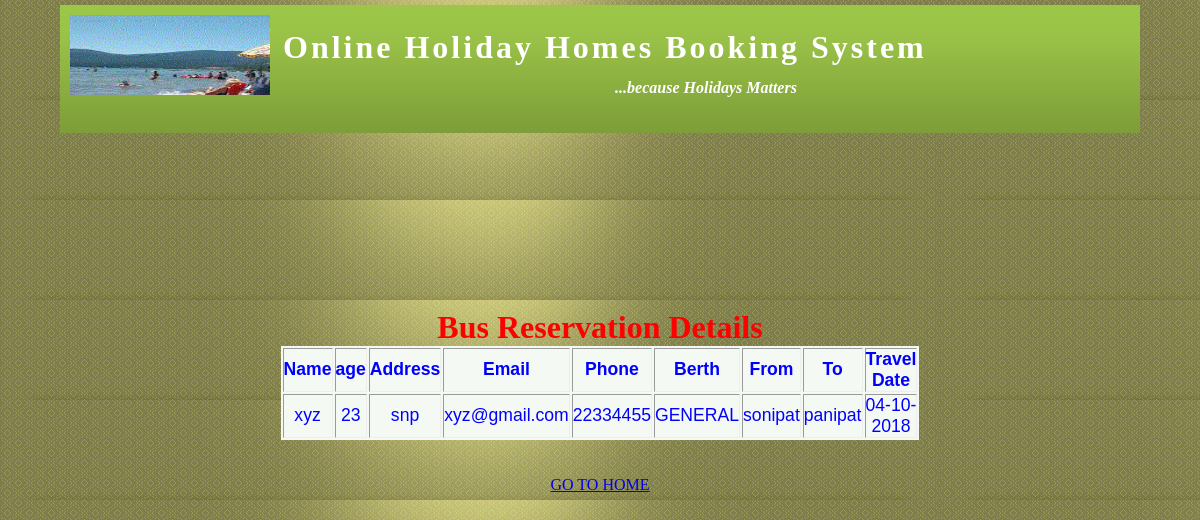
The page /bus2.php on the database its author committed.
### tables this page shows
CREATE TABLE `bus` (
  `name` varchar(20) DEFAULT NULL,
  `age` varchar(2) DEFAULT NULL,
  `address` varchar(25) DEFAULT NULL,
  `email` varchar(20) DEFAULT NULL,
  `telephone` varchar(10) DEFAULT NULL,
  `berth` varchar(15) DEFAULT NULL,
  `from1` varchar(10) DEFAULT NULL,
  `to1` varchar(10) DEFAULT NULL,
  `tdate` varchar(12) DEFAULT NULL
);

### bus2.php (the view, shortened to what this page needs)
<html>
<head>
<link rel="stylesheet" type="text/css" href="oes.css"/>
</head>
<body text = "blue" background="project_img/myholidays.jpg">
<basefont size="5">
<div id="container">
                <div class="header">
                <img style="margin:10px 2px 2px 10px;float:left;" height="80" width="200" src="images/logo1.gif" alt="OES"/><h3 class="headtext"> &nbsp;Online Holiday Homes Booking System </h3><h4 style="color:#ffffff;text-align:center;margin:0 0 5px 5px;"><i>...because Holidays Matters</i></h4>
            </div>
<pre>
</pre>
<center>
<h1> <font color="red"> Bus Reservation Details</font> </h1>
<table border = "1" width ="50%" >
<tr>
<th>Name</th>
<th>age</th>
<th>Address</th>
<th>Email</th>
<th>Phone</th>
<th>Berth</th>
<th>From</th>
<th>To</th>
<th>Travel Date</th>
</tr>
<?php
include('db_login.php');
$con = mysqli_connect($db_host,
$db_username, $db_password,$db_database);
$query = "SELECT * FROM bus";
$result = mysqli_query($con, $query);
while ($row = mysqli_fetch_assoc($result))
{
$en = $row["name"];
$ag = $row["age"];
$ad = $row["address"];
$nm = $row["email"];
$ph = $row["telephone"];
$j = $row["berth"];
$s = $row["from1"];
$ar = $row["to1"];
$dp = $row["tdate"];
echo "<tr align='center'>";
echo "<td>$en</td>";
echo "<td>$ag</td>";
echo "<td>$ad</td>";
echo "<td>$nm</td>";
echo "<td>$ph</td>";
echo "<td>$j</td>";
echo "<td>$s</td>";
echo "<td>$ar</td>";
echo "<td>$dp</td>";
echo "</tr>";
}
?>
</table>
<br><br>
<a href="http://localhost/holiday/myproject.php">GO TO HOME</a>
</body>
</html>

### oes.css (style rules this page uses)
* { margin: 0; padding: 0; }
body { background:url(images/img02.png) repeat; }
#container { width:90%; margin:5px 5% 5px 5%; }
.header { background:#00ff00 url("images/header.png") repeat-x; height:8em; margin-top:0; margin-bottom:-1.2em; }
.headtext { padding:10px 0 0 0; font-size:200%; color:#ffffff; line-height:2em; letter-spacing:3px; font-weight:bolder; }
table { border:0; background:#f5f9f4; font-family:verdana,sans-serif; font-size:1.1em; margin-left:auto; margin-right:auto; text-align:center; }

### rows shown on the page
bus: name "xyz", age "23", address "snp", email "xyz@gmail.com", telephone "22334455", berth "GENERAL", from1 "sonipat", to1 "panipat", tdate "04-10-2018"
